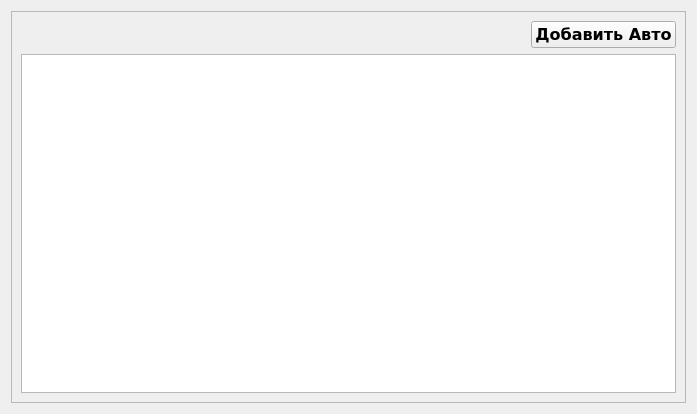
<?xml version="1.0" encoding="UTF-8"?>
<ui version="4.0">
 <class>MainFormAutopark</class>
 <widget class="QWidget" name="MainFormAutopark">
  <property name="geometry">
   <rect>
    <x>0</x>
    <y>0</y>
    <width>697</width>
    <height>414</height>
   </rect>
  </property>
  <property name="minimumSize">
   <size>
    <width>600</width>
    <height>0</height>
   </size>
  </property>
  <property name="windowTitle">
   <string>Form</string>
  </property>
  <layout class="QGridLayout" name="gridLayout">
   <item row="0" column="0">
    <widget class="QFrame" name="frame">
     <property name="frameShape">
      <enum>QFrame::StyledPanel</enum>
     </property>
     <property name="frameShadow">
      <enum>QFrame::Raised</enum>
     </property>
     <layout class="QGridLayout" name="gridLayout_2">
      <item row="1" column="0">
       <widget class="QListWidget" name="listWidget"/>
      </item>
      <item row="0" column="0">
       <layout class="QHBoxLayout" name="horizontalLayout">
        <item>
         <spacer name="horizontalSpacer">
          <property name="orientation">
           <enum>Qt::Horizontal</enum>
          </property>
          <property name="sizeHint" stdset="0">
           <size>
            <width>40</width>
            <height>20</height>
           </size>
          </property>
         </spacer>
        </item>
        <item>
         <widget class="QPushButton" name="pushButtonAdd">
          <property name="font">
           <font>
            <family>Verdana</family>
            <pointsize>12</pointsize>
            <weight>75</weight>
            <bold>true</bold>
           </font>
          </property>
          <property name="text">
           <string>Добавить Авто</string>
          </property>
         </widget>
        </item>
       </layout>
      </item>
     </layout>
    </widget>
   </item>
  </layout>
 </widget>
 <resources/>
 <connections/>
</ui>
